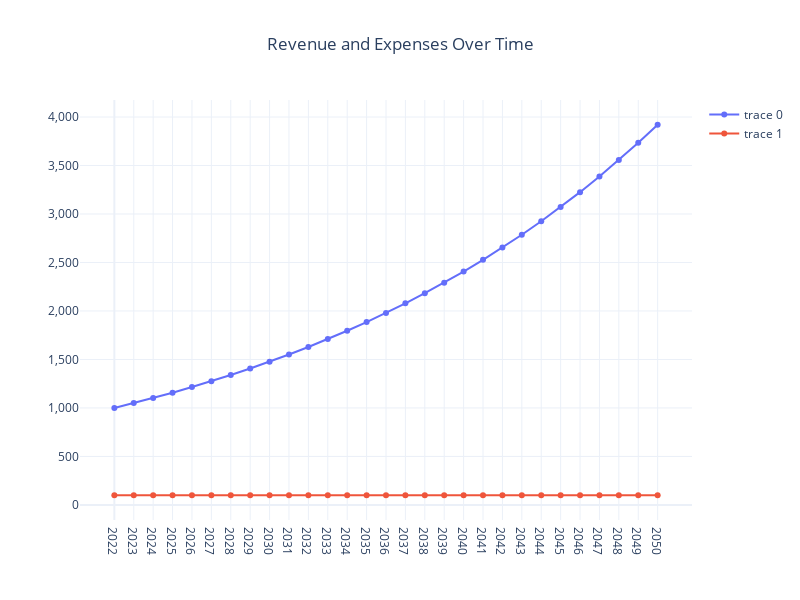

Source (notebook cell):
### Code cell
fig = model.charts.line_items(
    ["Revenue", "Expenses"], title="Revenue and Expenses Over Time"
)
fig.show()

### Figure 1 — Plotly figure (JSON) as saved in the notebook; plotly's stock layout.template omitted (floating-point values rounded to 4 significant figures)
{"data": [{"hovertemplate": "<b>%{fullData.name}</b><br>Value: %{y}<br><extra></extra>", "line": {"color": "#636EFA", "dash": "solid", "width": 2}, "marker": {"size": 6}, "mode": "lines+markers", "type": "scatter", "x": [0, 1, 2, 3, 4, 5, 6, 7, 8, 9, 10, 11, 12, 13, 14, 15, 16, 17, 18, 19, 20, 21, 22, 23, 24, 25, 26, 27, 28], "y": [1000, 1050, 1102.0, 1158.0, 1216.0, 1276.0, 1340.0, 1407.0, 1477.0, 1551.0, 1629.0, 1710.0, 1796.0, 1886.0, 1980.0, 2079.0, 2183.0, 2292.0, 2407.0, 2527.0, 2653.0, 2786.0, 2925.0, 3072.0, 3225.0, 3386.0, 3556.0, 3733.0, 3920.0]}, {"hovertemplate": "<b>%{fullData.name}</b><br>Value: %{y}<br><extra></extra>", "line": {"color": "#EF553B", "dash": "solid", "width": 2}, "marker": {"size": 6}, "mode": "lines+markers", "type": "scatter", "x": [0, 1, 2, 3, 4, 5, 6, 7, 8, 9, 10, 11, 12, 13, 14, 15, 16, 17, 18, 19, 20, 21, 22, 23, 24, 25, 26, 27, 28], "y": [100, 100, 100, 100, 100, 100, 100, 100, 100, 100, 100, 100, 100, 100, 100, 100, 100, 100, 100, 100, 100, 100, 100, 100, 100, 100, 100, 100, 100]}], "layout": {"height": 600, "hovermode": "x unified", "showlegend": true, "title": {"text": "Revenue and Expenses Over Time", "x": 0.5, "xanchor": "center"}, "width": 800, "xaxis": {"tickmode": "array", "ticktext": ["2022", "2023", "2024", "2025", "2026", "2027", "2028", "2029", "2030", "2031", "2032", "2033", "2034", "2035", "2036", "2037", "2038", "2039", "2040", "2041", "2042", "2043", "2044", "2045", "2046", "2047", "2048", "2049", "2050"], "tickvals": [0, 1, 2, 3, 4, 5, 6, 7, 8, 9, 10, 11, 12, 13, 14, 15, 16, 17, 18, 19, 20, 21, 22, 23, 24, 25, 26, 27, 28], "title": {"text": ""}}, "yaxis": {"tickformat": ",.0f", "title": {"text": ""}}}}
